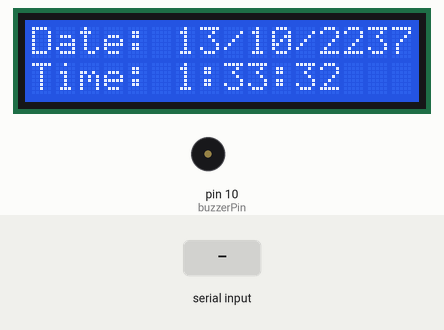
Simulated run of this sketch. Board: Arduino Uno, built with avr-gcc and run on an emulated ATmega328P. On the bench: 16×2 character LCD, buzzer (waves = sounding). The test bench sets the inputs (shaded band). The local clock reads 2024-03-15 10:24:30 at power-on unless the sketch sets it.

Above: at 15.3 s.
15.4 s: "1" received over Serial
At 17.7 s:
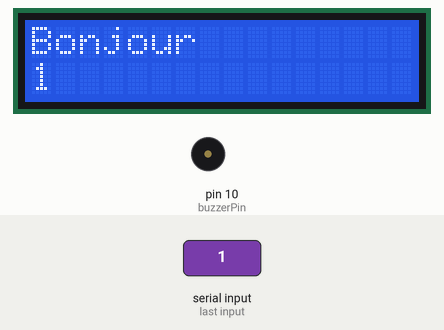
At 32.0 s:
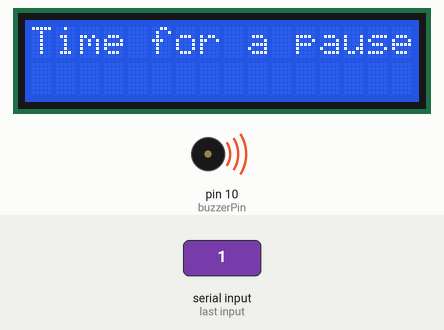
Timing chart, 0 to 32.3 s (numbered marks = the images above; inputs shaded):
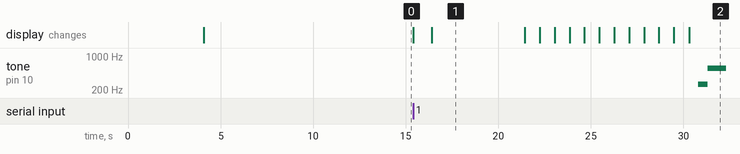

Measured:
- after the input at 15.4 s, tone on pin 10 (buzzerPin): silent → 262 Hz after 15.4 s, → 555 Hz 0.50 s later; the display: first changes at once (image 1 shows a later state)
- what the display in image 1 shows lasts 5.0 s, from 16.4 s to 21.4 s

The sketch:

timer.ino
```cpp
#include <LiquidCrystal_I2C.h>
#include <ThreeWire.h>
#include <Wire.h>
#include <RtcDS1302.h>


//0x3F or 0x27
LiquidCrystal_I2C lcd(0x27, 16, 2);   //LCD Object
#define _DATE_ "2023-05-02"
#define _TIME_ "14:30:00"
ThreeWire myWire(8, 7, 9);        // DAT, CLK, RST
RtcDS1302<ThreeWire> Rtc(myWire);    // RTC Object


const int buzzerPin = 10; // Définition de la broche pour le buzzer
int a ;
int i=59;
String name;
void setup ()
{
  Serial.begin(9600);
    pinMode(buzzerPin, OUTPUT); // Configuration de la broche du buzzer en sortie
  lcd.init();

  lcd.backlight();
  lcd.clear();
  Rtc.Begin();

  RtcDateTime currentTime = RtcDateTime(_DATE_ , _TIME_);
  Rtc.SetDateTime(currentTime);


  delay(4000);

 RtcDateTime now = Rtc.GetDateTime();
  lcd.clear();
  lcd.setCursor(0, 0);
  lcd.print("Date: ");
  lcd.print(now.Day());
  lcd.print("/");
  lcd.print(now.Month());
  lcd.print("/");
  lcd.print(now.Year());

  lcd.setCursor(0, 1);
  lcd.print("Time: ");
  lcd.print(now.Hour());
  lcd.print(":");
  lcd.print(now.Minute());
  lcd.print(":");
  lcd.print(now.Second());
  delay(10000);

}


void loop ()
{

    if (Serial.available()){
        lcd.clear();

  name=Serial.readString();
  lcd.print("Bonjour");
    lcd.setCursor(0, 1); // Positionnement du curseur en haut à gauche de l'écran LCD
    lcd.print(name);
    delay(5000);

  lcd.clear();
    lcd.setCursor(0, 0); // Positionnement du curseur en haut à gauche de l'écran LCD
  lcd.print("Focus Time :"); // Affichage du titre sur l'écran LCD
  lcd.setCursor(0, 1); // Positionnement du curseur sur la deuxième ligne
  lcd.print("Duration:"); // Affichage de l'étiquette "Durée" sur l'écran LCD
  do{
  for(a=1; a>0 ; a--){
      delay(800);
        lcd.setCursor(12, 1); // Positionnement du curseur sur la deuxième ligne
          lcd.print(a-1);

        lcd.print(":");

        for(i=10; i>=1 ; i--){
          delay(800);
        lcd.setCursor(14, 1); // Positionnement du curseur sur la deuxième ligne
          lcd.print(i); // Affichage du temps restant en minutes

        if (i < 10) { // Si les secondes sont inférieures à 10, ajouter un zéro devant
        lcd.setCursor(14,1);
            lcd.print("0");
            lcd.setCursor(15, 1); // Positionnement du curseur sur la deuxième ligne
          lcd.print(i);
          }


        }
}

}while((a-1) == 0);

 lcd.clear();
 lcd.print("Time for a pause");
delay(500);
    tone(buzzerPin, 262);
    delay(500);
        tone(buzzerPin, 555);
delay(500);
    }
}
```
